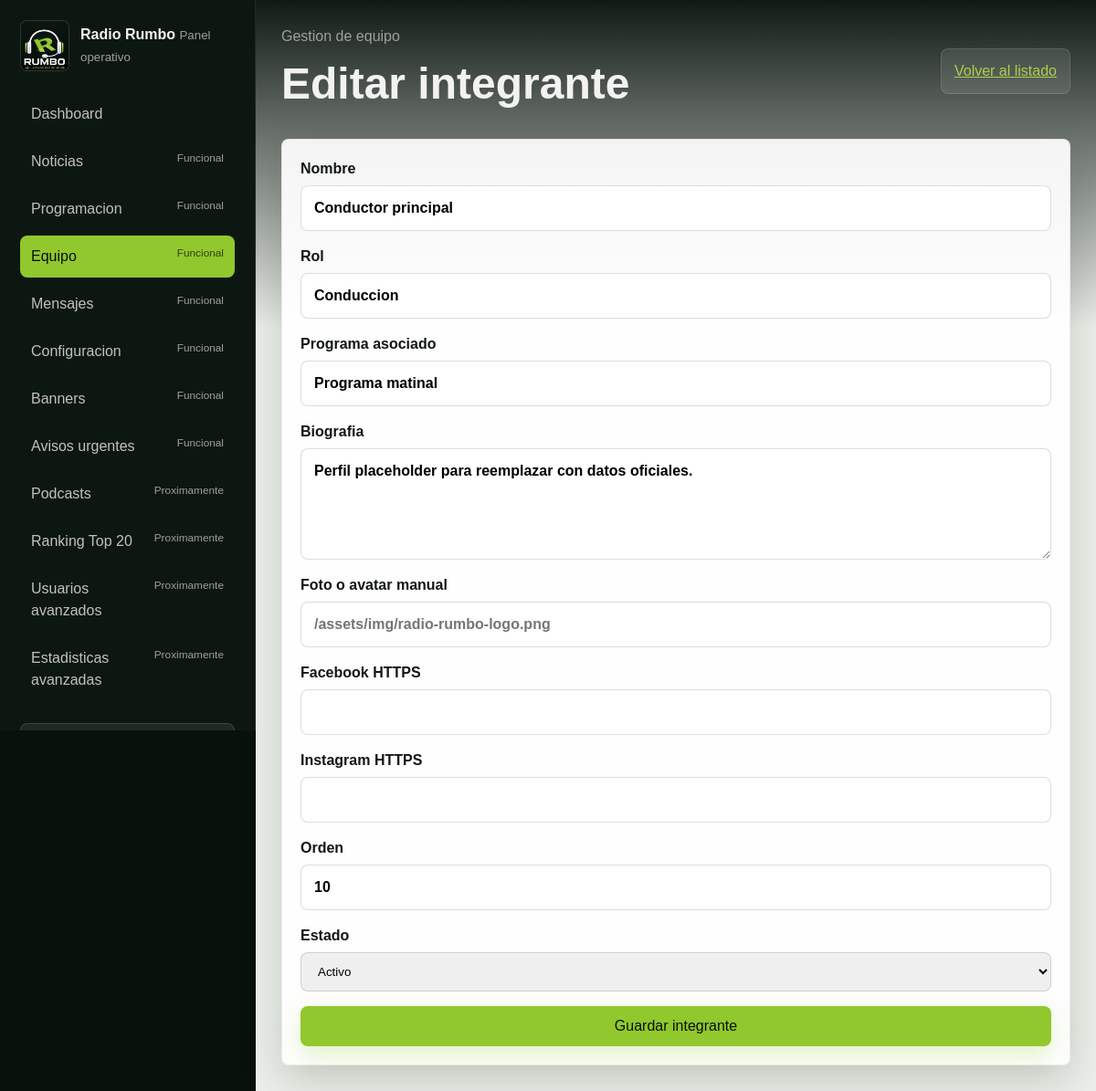
/admin/team/edit/?id=1 (signed in), run on the app's committed database.
### tables this page shows
CREATE TABLE team_members (
    id INT UNSIGNED AUTO_INCREMENT PRIMARY KEY,
    name VARCHAR(140) NOT NULL,
    role VARCHAR(140) NOT NULL,
    program_name VARCHAR(140) NULL,
    bio TEXT NULL,
    photo_path VARCHAR(255) NULL,
    facebook_url VARCHAR(255) NULL,
    instagram_url VARCHAR(255) NULL,
    is_active TINYINT(1) NOT NULL DEFAULT 1,
    display_order INT UNSIGNED NOT NULL DEFAULT 0,
    created_at TIMESTAMP DEFAULT CURRENT_TIMESTAMP,
    updated_at TIMESTAMP DEFAULT CURRENT_TIMESTAMP ON UPDATE CURRENT_TIMESTAMP
);

### app/Core/View.php (called while the page is built, shortened)
<?php
final class View
{
    public static function render(string $view, array $data = []): void
    {
        $basePath = dirname(__DIR__, 2) . DIRECTORY_SEPARATOR . 'resources' . DIRECTORY_SEPARATOR . 'views';
        $relativePath = str_replace('.', DIRECTORY_SEPARATOR, $view) . '.php';
        $viewPath = $basePath . DIRECTORY_SEPARATOR . $relativePath;
        $realViewPath = realpath($viewPath);
        extract($data, EXTR_SKIP);
        require $realViewPath;
    }
}

### app/Controllers/Admin/TeamController.php (called while the page is built, shortened)
<?php
final class TeamController
{
    public function edit(array $mock, int $id): void
    {
        $this->renderForm(
            $mock,
            $this->requireUser(),
            $this->findOrRedirect($id),
            [],
            '/admin/team/edit/?id=' . $id,
            'Editar integrante'
        );
    }
    private function renderForm(
        array $mock,
        array $user,
        array $old,
        array $errors,
        string $action,
        string $heading
    ): void {
        View::render('layouts.admin', [
            'active' => 'equipo',
            'action' => $action,
            'contentView' => 'team/form',
            'errors' => $errors,
            'heading' => $heading,
            'mock' => $mock,
            'old' => $old,
            'pageTitle' => 'Radio Rumbo - ' . $heading,
            'user' => $user,
        ]);
    }
    private function findOrRedirect(int $id): array
    {
        try {
            $item = $this->teamService()->find($id);
        } catch (Throwable) {
            $item = null;
        }
        return $item;
    }
    private function requireUser(): array
    {
        $user = $this->sessions()->user();
        return $user;
    }
    private function sessions(): SessionService
    {
        if (!$this->session instanceof SessionService) {
            $this->session = new SessionService();
        }
        return $this->session;
    }
    private function teamService(): TeamService
    {
        if (!$this->team instanceof TeamService) {
            $this->team = new TeamService();
        }
        return $this->team;
    }
}

### public/admin/team/edit/index.php (called while the page is built, shortened)
<?php
$rootPath = rr_bootstrap();
$controller = new TeamController();
$id = (int) ($_GET['id'] ?? $_POST['id'] ?? 0);
$controller->edit(rr_mock_data($rootPath), $id);

### app/Helpers/SecurityHelper.php (called while the page is built, shortened)
<?php
final class SecurityHelper
{
    public static function e(string $value): string
    {
        return htmlspecialchars($value, ENT_QUOTES | ENT_SUBSTITUTE, 'UTF-8');
    }
}

### app/Core/Database.php (called while the page is built, shortened)
<?php
final class Database
{
    private static ?PDO $connection = null;
    public static function connection(): PDO
    {
        if (self::$connection instanceof PDO) {
            return self::$connection;
        }
        $host = self::env('DB_HOST', '127.0.0.1');
        $port = self::env('DB_PORT', '3306');
        $database = self::env('DB_DATABASE', 'radio_rumbo');
        $username = self::env('DB_USERNAME', 'root');
        $password = self::env('DB_PASSWORD', '');
        $dsn = sprintf(
            'mysql:host=%s;port=%s;dbname=%s;charset=utf8mb4',
            $host,
            $port,
            $database
        );
        try {
            self::$connection = new PDO($dsn, $username, $password, [
                PDO::ATTR_ERRMODE => PDO::ERRMODE_EXCEPTION,
                PDO::ATTR_DEFAULT_FETCH_MODE => PDO::FETCH_ASSOC,
                PDO::ATTR_EMULATE_PREPARES => false,
            ]);
        } catch (PDOException $exception) {
            throw new PDOException(
                'No se pudo conectar con la base de datos.',
                (int) $exception->getCode(),
                $exception
            );
        }
        return self::$connection;
    }
    private static function env(string $key, string $default = ''): string
    {
        $value = $_ENV[$key] ?? $_SERVER[$key] ?? getenv($key);
        return is_string($value) && $value !== '' ? $value : $default;
    }
}

### app/Models/TeamMember.php (called while the page is built, shortened)
<?php
final class TeamMember
{
    public function find(int $id): ?array
    {
        $statement = $this->pdo()->prepare(
            'SELECT id, name, role, program_name, bio, photo_path, facebook_url, instagram_url, is_active, display_order
             FROM team_members
             WHERE id = :id
             LIMIT 1'
        );
        $statement->execute(['id' => $id]);
        $row = $statement->fetch();
        return is_array($row) ? $row : null;
    }
    private function pdo(): PDO
    {
        return $this->connection ?? Database::connection();
    }
}

### app/Services/TeamService.php (called while the page is built, shortened)
<?php
final class TeamService
{
    public function find(int $id): ?array
    {
        return $this->repository()->find($id);
    }
    private function repository(): TeamMember
    {
        if (!$this->team instanceof TeamMember) {
            $this->team = new TeamMember();
        }
        return $this->team;
    }
}

### resources/views/admin/team/form.php (the view, shortened to what this page needs)
<?php
$errors = is_array($errors ?? null) ? $errors : [];
$old = is_array($old ?? null) ? $old : [];
$action = is_string($action ?? null) ? $action : '/admin/team/create/';
$heading = is_string($heading ?? null) ? $heading : 'Integrante';
?>
<header class="admin-topbar">
    <div><span>Gestion de equipo</span><h1><?= $e($heading) ?></h1></div>
    <div class="admin-profile"><a href="/admin/team/">Volver al listado</a></div>
</header>
<section class="admin-panel">
    <form class="admin-form" action="<?= $e($action) ?>" method="post">
        <label>Nombre<input type="text" name="name" value="<?= $e((string) ($old['name'] ?? '')) ?>"><?php if (isset($errors['name'])): ?><small><?= $e((string) $errors['name']) ?></small><?php endif; ?></label>
        <label>Rol<input type="text" name="role" value="<?= $e((string) ($old['role'] ?? '')) ?>"><?php if (isset($errors['role'])): ?><small><?= $e((string) $errors['role']) ?></small><?php endif; ?></label>
        <label>Programa asociado<input type="text" name="program_name" value="<?= $e((string) ($old['program_name'] ?? '')) ?>"></label>
        <label>Biografia<textarea name="bio" rows="4"><?= $e((string) ($old['bio'] ?? '')) ?></textarea></label>
        <label>Foto o avatar manual<input type="text" name="photo_path" value="<?= $e((string) ($old['photo_path'] ?? '')) ?>" placeholder="/assets/img/radio-rumbo-logo.png"></label>
        <label>Facebook HTTPS<input type="url" name="facebook_url" value="<?= $e((string) ($old['facebook_url'] ?? '')) ?>"></label>
        <label>Instagram HTTPS<input type="url" name="instagram_url" value="<?= $e((string) ($old['instagram_url'] ?? '')) ?>"></label>
        <label>Orden<input type="number" min="0" name="display_order" value="<?= $e((string) ($old['display_order'] ?? '0')) ?>"></label>
        <label>Estado<select name="is_active"><option value="1" <?= (string) ($old['is_active'] ?? '1') === '1' ? 'selected' : '' ?>>Activo</option></select></label>
        <button class="btn btn-primary" type="submit">Guardar integrante</button>
    </form>
</section>

### public/assets/css/main.css (style rules this page uses)
:root { --color-primary: #91C82D; --color-primary-light: #AAD14A; --color-primary-dark: #72A223; --color-bg-dark: #09110C; --color-white-soft: #F2F2F2; --color-muted: #9DA09E; --color-ink: #121813; --color-panel: rgba(255, 255, 255, 0.12); --color-line: rgba(255, 255, 255, 0.16); --space-1: 8px; --space-2: 12px; --space-3: 18px; --space-4: 24px; --space-5: 36px; --space-6: 56px; --radius: 8px; --shadow: 0 18px 50px rgba(9, 17, 12, 0.18); }
* { box-sizing: border-box; }
html { scroll-behavior: smooth; }
body { margin: 0; color: var(--color-ink); background: #f1f4ef; font-family: Arial, Helvetica, sans-serif; line-height: 1.5; }
a { color: inherit; }
button, input, textarea { font: inherit; }
.btn, button { min-height: 42px; padding: 10px 16px; border: 0; border-radius: var(--radius); cursor: pointer; text-decoration: none; }
.btn-primary { color: var(--color-bg-dark); background: var(--color-primary); box-shadow: 0 10px 28px rgba(145, 200, 45, 0.25); }
input, textarea { width: 100%; padding: 12px 14px; border: 1px solid rgba(9, 17, 12, 0.14); border-radius: var(--radius); }

### public/assets/css/admin.css (style rules this page uses)
.admin-shell-body, .admin-login-body { min-height: 100vh; color: var(--color-white-soft); background: var(--color-bg-dark); }
.admin-brand small, .admin-topbar span, .admin-role-box small { color: var(--color-muted); }
.admin-topbar { display: flex; align-items: center; justify-content: space-between; gap: 20px; margin-bottom: 24px; }
.admin-topbar h1 { margin: 4px 0 0; font-size: clamp(2rem, 4vw, 3.5rem); letter-spacing: 0; }
.admin-profile { display: grid; justify-items: end; padding: 12px 14px; background: rgba(255, 255, 255, 0.1); border: 1px solid rgba(255, 255, 255, 0.12); border-radius: var(--radius); }
.admin-profile a { color: var(--color-primary-light); }
.admin-stats article, .admin-panel { padding: 20px; color: var(--color-ink); background: rgba(255, 255, 255, 0.92); border: 1px solid rgba(9, 17, 12, 0.08); border-radius: var(--radius); box-shadow: var(--shadow); }
.admin-form { display: grid; gap: 16px; }
.admin-form label, .login-card label { display: grid; gap: 6px; color: var(--color-ink); font-weight: 700; }
select { width: 100%; padding: 12px 14px; border: 1px solid rgba(9, 17, 12, 0.14); border-radius: var(--radius); }

### data on the page
team_members: name "Conductor principal", role "Conduccion", program_name "Programa matinal", bio "Perfil placeholder para reemplazar con datos oficiales.", display_order "10", is_active "Activo"

### other printed values
$e($item['label']) "Dashboard"
$e($item['label']) "Noticias"
$e($item['status']) "Funcional"
$e($item['label']) "Programacion"
$e($item['label']) "Equipo"
$e($item['label']) "Mensajes"
$e($item['label']) "Configuracion"
$e($item['label']) "Banners"
$e($item['label']) "Avisos urgentes"
$e($item['label']) "Podcasts"
$e($item['status']) "Proximamente"
$e($item['label']) "Ranking Top 20"
$e($item['label']) "Usuarios avanzados"
$e($item['label']) "Estadisticas avanzadas"
$e($heading) "Editar integrante"
